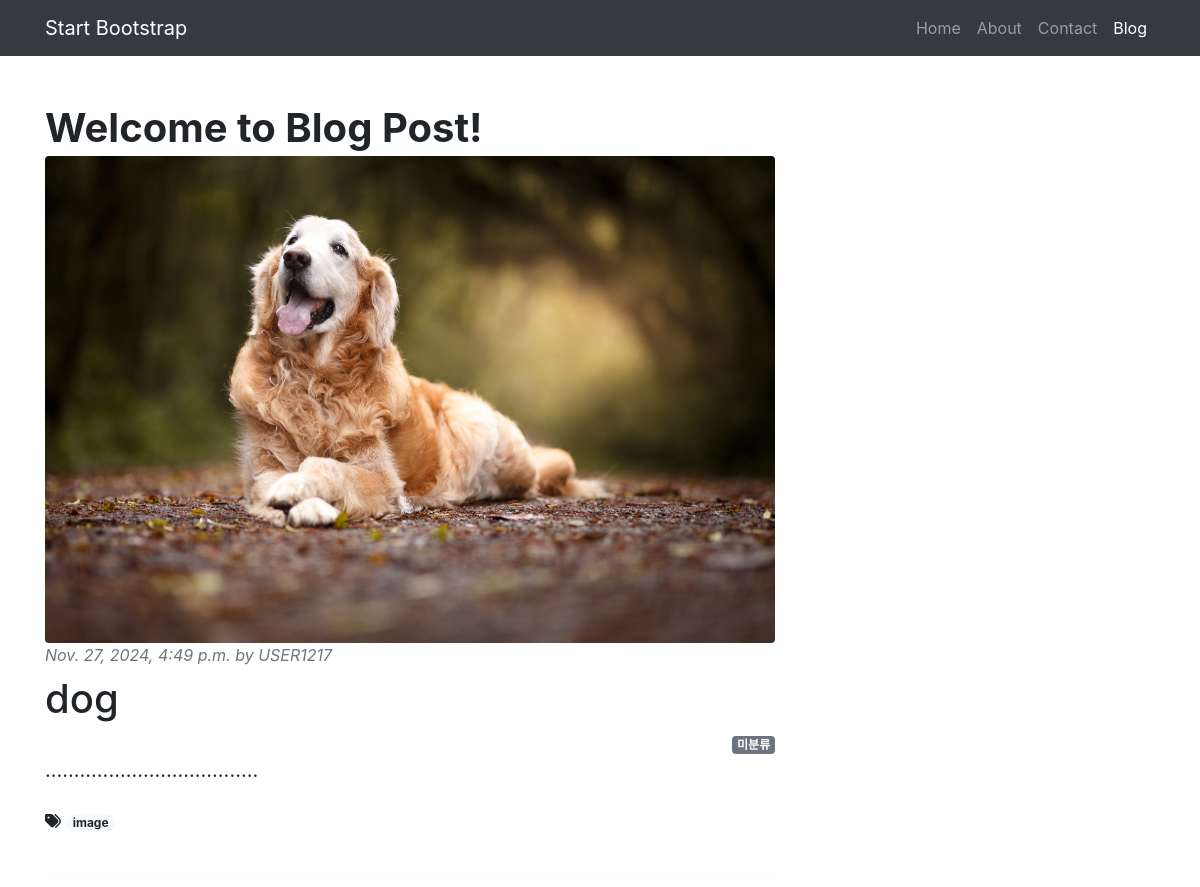
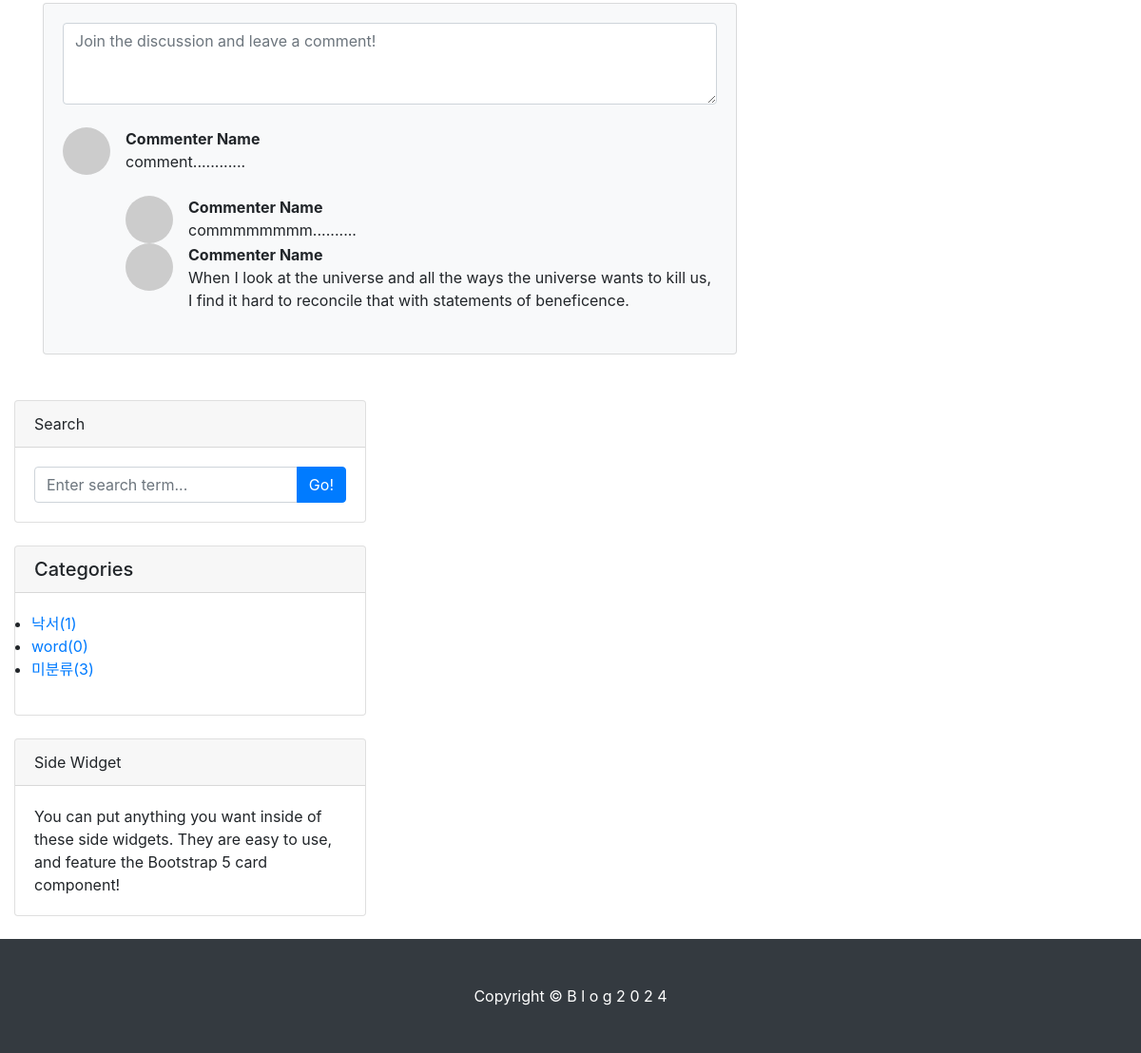
/1/, run on the app's committed database (2 pictures, top to bottom).
### blog/models.py (models this page shows, shortened)
class Post(models.Model):
    title = models.CharField(max_length=30)
    content = models.TextField()
    head_image = models.ImageField(upload_to='blog/images/%y/%m/%d',blank=True)
    file_upload = models.FileField(upload_to='blog/files/%Y/%m/%d',blank=True)
    created_at = models.DateTimeField(auto_now_add=True)
    updated_at = models.DateTimeField(auto_now=True)
    author = models.ForeignKey(User,null=True,on_delete=models.SET_NULL)
    category = models.ForeignKey(Category,null=True, blank=True, on_delete=models.SET_NULL)
    tags = models.ManyToManyField(Tag, blank=True)

class Tag(models.Model):
    name = models.CharField(max_length=50, unique=True)
    slug = models.SlugField(max_length=200, unique=True, allow_unicode=True)
    def __str__(self):
        return self.name
    def get_absolute_url(self):
        return f'/blog/tag/{self.slug}/'

class Category(models.Model):
    name = models.CharField(max_length=50, unique=True)
    slug = models.SlugField(max_length=200, unique=True, allow_unicode=True)
    def __str__(self):
        return self.name
    def get_absolute_url(self):
        return f'/blog/category/{self.slug}/'
    class Meta:
        verbose_name_plural = 'Categories'

### blog/views.py (the view)
# urls.py: path('<int:pk>/', views.PostDetail.as_view()),
class PostDetail(DetailView):
    model = Post
    template_name = 'blog/blog_post.html'
    def get_context_data(self, **kwargs):
        context = super(PostDetail, self).get_context_data()
        context['categories'] = Category.objects.all()
        context['no_category_post_count']=Post.objects.filter(category=None).count()
        return context

### blog/templates/blog/blog_post.html (shortened to what this page needs)
{%extends './layout.html'%}
{%load static%}
{%block content%}
<div class="container mt-5">
    <div class="row">
        <div class="col-lg-8">
            <article>
                <header class="mb-4">
                    <h1 class="fw-bolder mb-1">Welcome to Blog Post!</h1>
                    {%if post.head_image%}
                      <img class="img-fluid rounded" src="{{post.head_image.url}}" alt="{{post.title}} head_image">
                    {%else%}
                    <img class="img-fluid rounded" src="https://picsum.photos/seed/{{p.id}}/800/200" alt="random_image">
                    {%endif%}
                    <div class="text-muted fst-italic mb-2">
                        {{post.created_at}} by
                        <a>{{post.author | upper}}</a>
                    </div>
                    <h1>{{post.title}}</h1>
                    {% if post.category%}
                    <div style="text-align: right;">
                        <span class="badge badge-secondary">{{ post.category }}</span>
                    </div>
                    {%else%}
                    <div style="text-align: right;">
                        <span class="badge badge-secondary">미분류</span>
                    </div>
                    {%endif%}
                    <section class="mb-5">
                        <p class="fs-5 mb-4">{{post.content}}</p>
                        {%if post.tags.exists%}
                            <i class="fas fa-tags"></i>
                            {%for tag in post.tags.iterator%}
                            <a href="{{tag.get_absolute_url}}"><span class="badge badge-pill badge-light">{{tag}}</span></a>
                            {%endfor%}
                            <br/>
                            <br/>
                        {%endif%}
                        <hr/>
                        <section class="mb-5">
                            <div class="card bg-light">
                                <div class="card-body">
                                    <form class="mb-4"><textarea class="form-control" rows="3" placeholder="Join the discussion and leave a comment!"></textarea></form>
                                    <div class="d-flex mb-4">
                                        <div class="flex-shrink-0"><img class="rounded-circle" src="https://dummyimage.com/50x50/ced4da/6c757d.jpg" alt="..." /></div>
                                        <div class="ms-3">
                                            <div class="fw-bold">Commenter Name</div>
                                            comment............
                                            <div class="d-flex mt-4">
                                                <div class="flex-shrink-0"><img class="rounded-circle" src="https://dummyimage.com/50x50/ced4da/6c757d.jpg" alt="..." /></div>
                                                <div class="ms-3">
                                                    <div class="fw-bold">Commenter Name</div>
                                                    commmmmmmm..........
                                                </div>
                                            </div>
                                            <div class="d-flex">
                                                <div class="flex-shrink-0"><img class="rounded-circle" src="https://dummyimage.com/50x50/ced4da/6c757d.jpg" alt="..." /></div>
                                                <div class="ms-3">
                                                    <div class="fw-bold">Commenter Name</div>
                                                    When I look at the universe and all the ways the universe wants to kill us, I find it hard to reconcile that with statements of beneficence.
                                                </div>
                                            </div>
                                        </div>
                                    </div>
                                </div>
                            </div>
                        </section>
                    </section>
                </header>
            </article>
        </div>
    </div>
</div>
    {%endblock%}

### blog/templates/blog/layout.html (shortened to what this page needs)
<!DOCTYPE html>
<html lang="ko">
<head>
    <link href="../../static/styles.css" rel="stylesheet" />
    <link href="https://stackpath.bootstrapcdn.com/bootstrap/4.5.2/css/bootstrap.min.css" rel="stylesheet">
</head>
<body>
    <nav class="navbar navbar-expand-lg navbar-dark bg-dark">
        <div class="container">
            <a class="navbar-brand" href="#!">Start Bootstrap</a>
            <div class="collapse navbar-collapse" id="navbarSupportedContent">
                <ul class="navbar-nav ms-auto mb-2 mb-lg-0">
                    <li class="nav-item"><a class="nav-link" href="#">Home</a></li>
                    <li class="nav-item"><a class="nav-link" href="#!">About</a></li>
                    <li class="nav-item"><a class="nav-link" href="#!">Contact</a></li>
                    <li class="nav-item"><a class="nav-link active" aria-current="page" href="#">Blog</a></li>
                </ul>
            </div>
        </div>
    </nav>
{%block content%}{%endblock%}
    <div class="col-lg-4">
        <div class="card mb-4">
            <div class="card-header">Search</div>
            <div class="card-body">
                <div class="input-group">
                    <input class="form-control" type="text" placeholder="Enter search term..." aria-label="Enter search term..." aria-describedby="button-search" />
                    <button class="btn btn-primary" id="button-search" type="button">Go!</button>
                </div>
            </div>
        </div>
        <div class="card mb-4" id="categoris-card">
            <h5 class="card-header">Categories</h5>
            <div class="card-body">
                <div class="row">
                    <ul>
                        {%for category in categories%}
                        <li>
                            <a href="{{category.get_absolute_url}}">{{category}}({{category.post_set.count}})</a>
                        </li>
                        {%endfor%}
                        <li>
                            <a href="/blog/category/no_category/">미분류({{no_category_post_count}})</a>
                        </li>
                    </ul>
                </div>
            </div>
        </div>
        <div class="card mb-4">
            <div class="card-header">Side Widget</div>
            <div class="card-body">You can put anything you want inside of these side widgets. They are easy to use, and feature the Bootstrap 5 card component!</div>
        </div>
    </div>
    <footer class="py-5 bg-dark">
        <div class="container"><p class="m-0 text-center text-white">Copyright &copy; B l o g 2 0 2 4 </p></div>
    </footer>
</body>
</html>

### data on the page
Post: head_image (picture), created_at "Nov. 27, 2024, 4:49 p.m.", author "USER1217", title "dog", content "....................................."
Tag: name "image"
Category: name "낙서", post_set.count "1"
Category: name "word", post_set.count "0"

### other printed values
{{ no_category_post_count }} "3"
